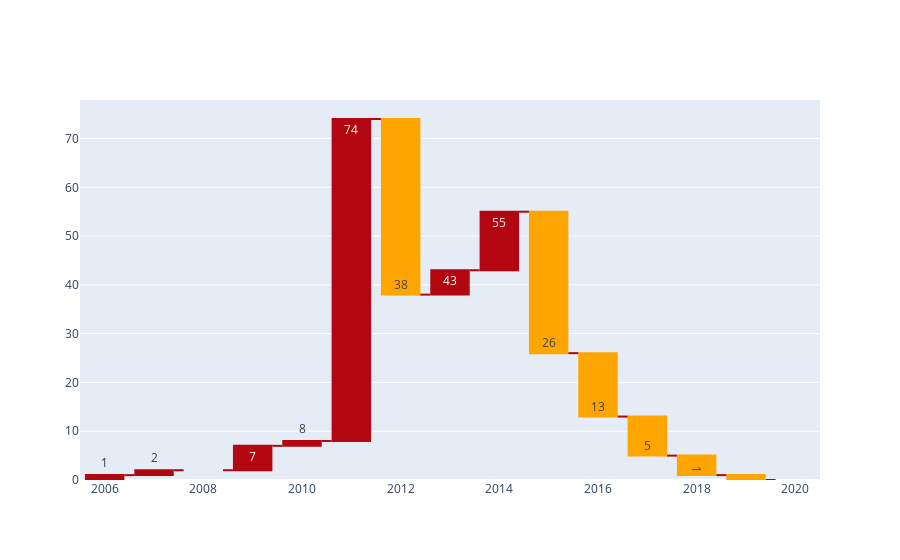

Notebook source saved alongside this figure:
### Code cell
hiring = [ employee_activities['Jumlah_hiring'][i] - employee_activities['Jumlah_hiring'][i-1] for i in range(1,len(employee_activities['Jumlah_hiring'])) ]
hiring = [1] + hiring

go.Figure(go.Waterfall(
    name = "Movie", orientation = "v", 
    x =employee_activities['Tahun'] ,
    textposition = "auto",
    text = employee_activities['Jumlah_hiring'],
    y = hiring,
    connector = {"line":{"color":"#b20710"}},
    increasing = {"marker":{"color":"#b20710"}},
    decreasing = {"marker":{"color":"orange"}},
))

### Figure 1 — Plotly figure (JSON) as saved in the notebook; plotly's stock layout.template omitted (floating-point values rounded to 4 significant figures)
{"data": [{"connector": {"line": {"color": "#b20710"}}, "decreasing": {"marker": {"color": "orange"}}, "increasing": {"marker": {"color": "#b20710"}}, "name": "Movie", "orientation": "v", "text": [1, 2, 2, 7, 8, 74, 38, 43, 55, 26, 13, 5, 1, 0, 0], "textposition": "auto", "type": "waterfall", "x": [2006, 2007, 2008, 2009, 2010, 2011, 2012, 2013, 2014, 2015, 2016, 2017, 2018, 2019, 2020], "y": [1, 1, 0, 5, 1, 66, -36, 5, 12, -29, -13, -8, -4, -1, 0]}], "layout": {}}
